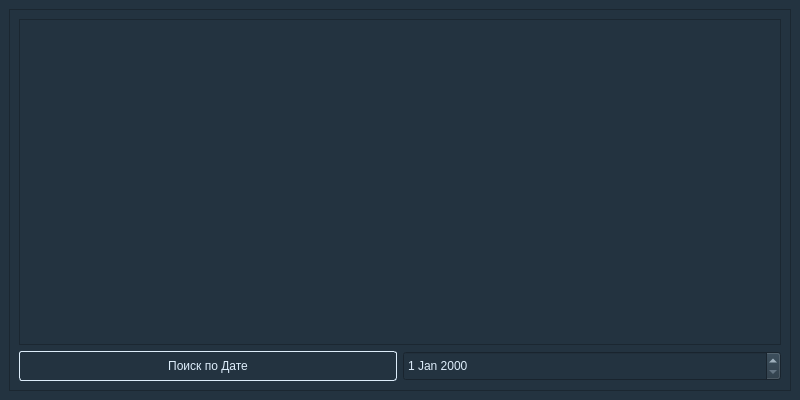
<?xml version="1.0" encoding="UTF-8"?>
<ui version="4.0">
 <class>MainWindow</class>
 <widget class="QMainWindow" name="MainWindow">
  <property name="geometry">
   <rect>
    <x>0</x>
    <y>0</y>
    <width>800</width>
    <height>400</height>
   </rect>
  </property>
  <property name="minimumSize">
   <size>
    <width>800</width>
    <height>400</height>
   </size>
  </property>
  <property name="maximumSize">
   <size>
    <width>800</width>
    <height>400</height>
   </size>
  </property>
  <property name="windowTitle">
   <string>MainWindow</string>
  </property>
  <property name="styleSheet">
   <string notr="true">background-color: #233340;
color: #ddedfa;
font-family: Ubuntu;</string>
  </property>
  <widget class="QWidget" name="centralwidget">
   <layout class="QGridLayout" name="gridLayout">
    <item row="0" column="0">
     <widget class="QFrame" name="frame">
      <property name="frameShape">
       <enum>QFrame::StyledPanel</enum>
      </property>
      <property name="frameShadow">
       <enum>QFrame::Raised</enum>
      </property>
      <layout class="QGridLayout" name="gridLayout_2">
       <item row="1" column="0">
        <layout class="QHBoxLayout" name="horizontalLayout">
         <item>
          <widget class="QPushButton" name="pushButton">
           <property name="minimumSize">
            <size>
             <width>0</width>
             <height>30</height>
            </size>
           </property>
           <property name="maximumSize">
            <size>
             <width>400</width>
             <height>100</height>
            </size>
           </property>
           <property name="styleSheet">
            <string notr="true">QPushButton{
border: 1px solid #ddedfa;
border-radius: 3px;
padding: 5px;
}

QPushButton:hover{
background: #6bd6ce;
color: black;
font: bold;
}

QPushButton:hover:pressed{
background: white;
}</string>
           </property>
           <property name="text">
            <string>Поиск по Дате</string>
           </property>
          </widget>
         </item>
         <item>
          <widget class="QDateEdit" name="dateEdit">
           <property name="minimumSize">
            <size>
             <width>0</width>
             <height>30</height>
            </size>
           </property>
          </widget>
         </item>
        </layout>
       </item>
       <item row="0" column="0">
        <widget class="QListWidget" name="listWidget"/>
       </item>
      </layout>
     </widget>
    </item>
   </layout>
  </widget>
 </widget>
 <resources/>
 <connections/>
</ui>
